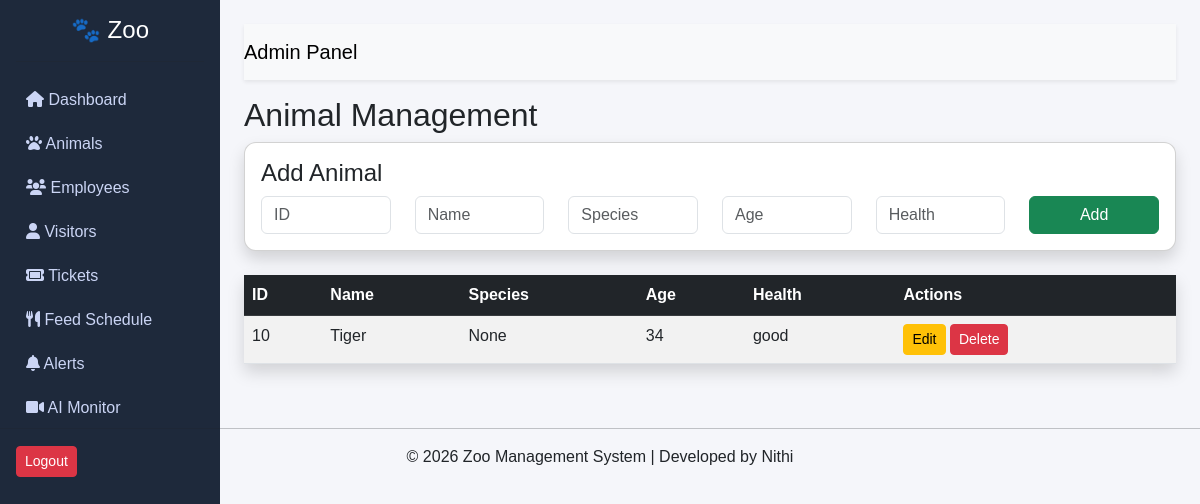
Before: /animals (signed in) with the older database file.
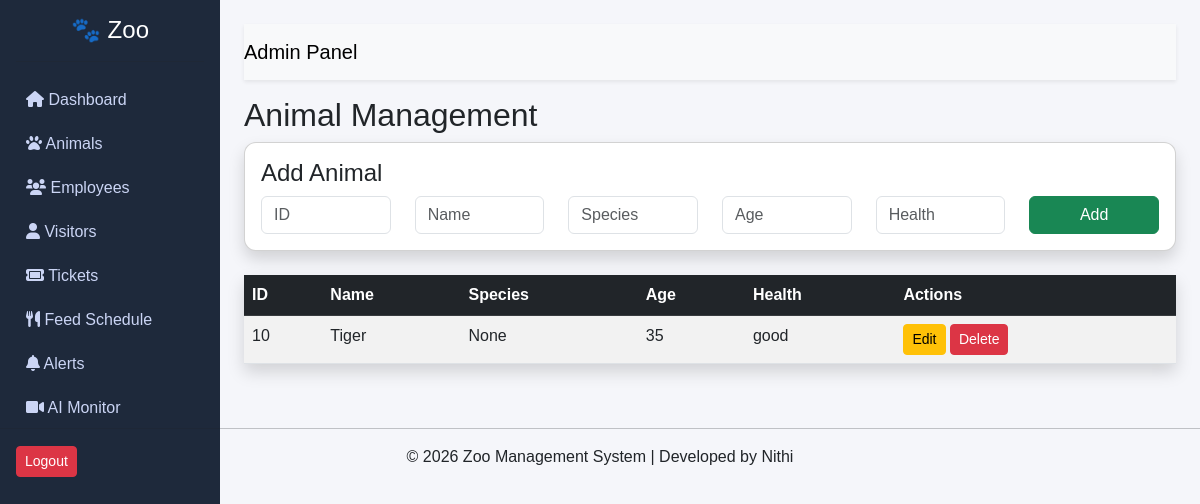
After: the same page with the newer database file.
### tables this page shows
CREATE TABLE animals (
            animal_id TEXT PRIMARY KEY,
            name TEXT,
            species TEXT,
            age INTEGER,
            health_status TEXT
        );

### app.py (the view, shortened to what this page needs)
@app.route('/animals', methods=['GET', 'POST'])
def view_animals():
    if 'user' not in session:
        return redirect('/login')
    animals = zoo_db.display_animals()
    return render_template('view_animals.html', animals=animals)

### zoo_database.py (called while the page is built)
    def display_animals(self):
        self.cursor.execute("SELECT * FROM animals")
        return self.cursor.fetchall()

### templates/view_animals.html
{% extends "base.html" %}
{% block content %}
<h2>Animal Management</h2>
<div class="card p-3 shadow mb-4">
    <h4>Add Animal</h4>
    <form method="POST" action="/animals">
        <div class="row">
            <div class="col-md-2">
                <input type="text" name="animal_id" class="form-control" placeholder="ID" required>
            </div>
            <div class="col-md-2">
                <input type="text" name="name" class="form-control" placeholder="Name" required>
            </div>
            <div class="col-md-2">
                <input type="text" name="species" class="form-control" placeholder="Species" required>
            </div>
            <div class="col-md-2">
                <input type="number" name="age" class="form-control" placeholder="Age" required>
            </div>
            <div class="col-md-2">
                <input type="text" name="health_status" class="form-control" placeholder="Health" required>
            </div>
            <div class="col-md-2">
                <button type="submit" class="btn btn-success w-100">Add</button>
            </div>
        </div>
    </form>
</div>
<table class="table table-striped shadow">
    <thead class="table-dark">
        <tr>
            <th>ID</th>
            <th>Name</th>
            <th>Species</th>
            <th>Age</th>
            <th>Health</th>
            <th>Actions</th>
        </tr>
    </thead>
    <tbody>
    {% for animal in animals %}
    <tr>
        <td>{{ animal[0] }}</td>
        <td>{{ animal[1] }}</td>
        <td>{{ animal[2] }}</td>
        <td>{{ animal[3] }}</td>
        <td>{{ animal[4] }}</td>
        <td>
            <a href="/edit_animal/{{ animal[0] }}" class="btn btn-warning btn-sm">Edit</a>
            <a href="/delete_animal/{{ animal[0] }}"
                class="btn btn-danger btn-sm"
                onclick="return confirm('Delete this animal?');">
                Delete
                </a>
        </td>
    </tr>
    {% endfor %}
    </tbody>
</table>
{% endblock %}

Changed rows visible on the page:
changed animals "Tiger": age "34" → "35"
